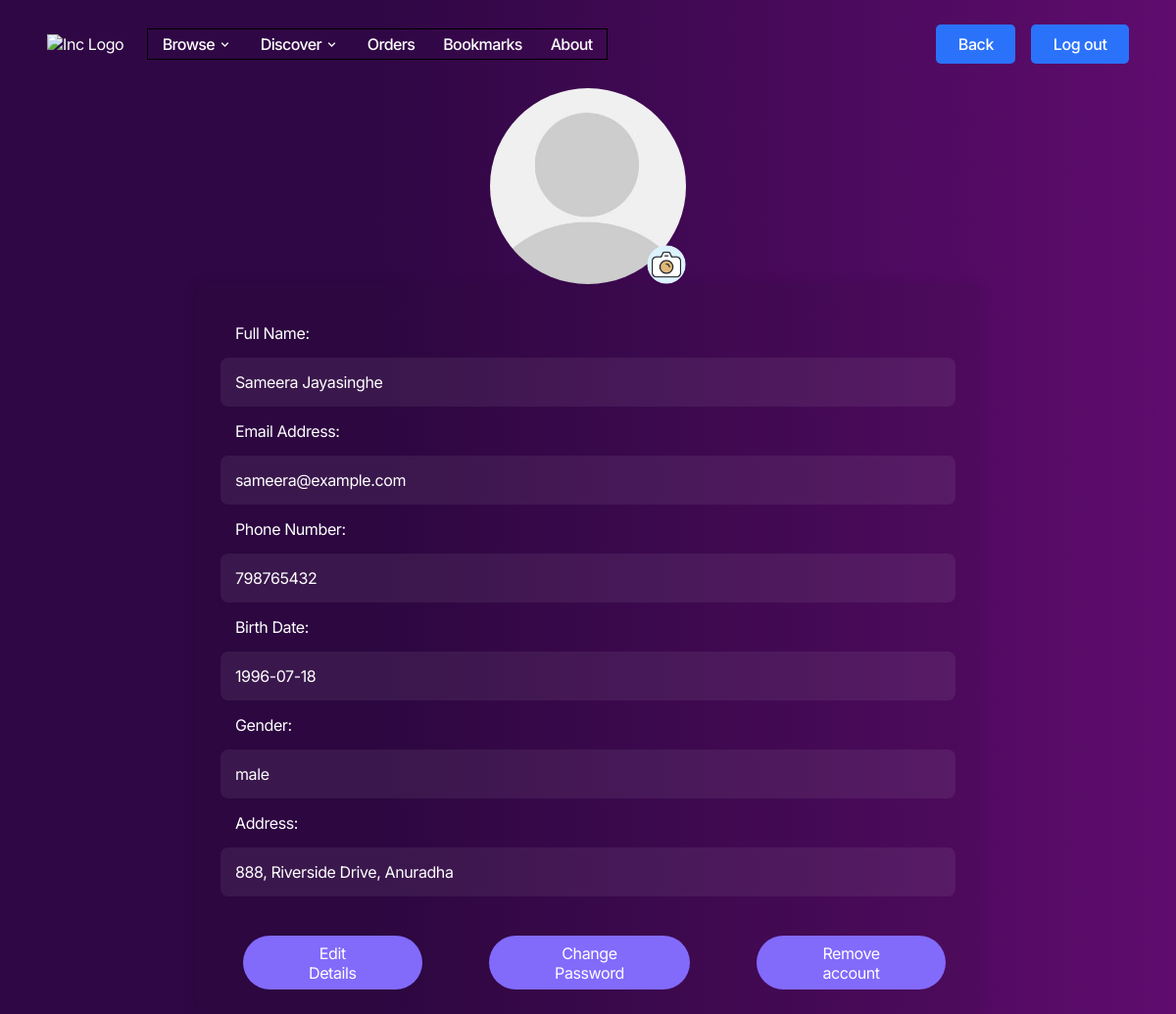
Page /users/profile (signed in) on the committed database.
### tables this page shows
CREATE TABLE `users` (
  `id` int(10) NOT NULL,
  `name` varchar(50) NOT NULL,
  `email` varchar(30) NOT NULL,
  `TelephoneNumber` int(10) NOT NULL,
  `BirthDate` date NOT NULL,
  `address` varchar(30) NOT NULL,
  `password` varchar(150) NOT NULL,
  `gender` varchar(10) NOT NULL,
  `profile_photo` varchar(255) DEFAULT NULL,
  `verification` int(10) DEFAULT NULL,
  `status` varchar(255) NOT NULL,
  `registration_date` date NOT NULL
);

### app/controllers/Users.php (called while the page is built, shortened)
<?php
class Users extends Controller
{
    private $userModel;
    public function __construct()
    {
        $this->userModel = $this->model('User');
    }
    public function profile()
    {
        $user = $this->userModel->view($_SESSION['user_id']);
        $data = [
            'name' => $user->name,
            'email' => $user->email,
            'tel_Number' => $user->TelephoneNumber,
            'date' => $user->BirthDate,
            'address' => $user->address,
            'gender' => $user->gender,
            'photo' => $user->profile_photo
        ];
        $log_data = [
            'user_type' => 'Customer',
            'user_id' => $_SESSION['user_id'],
            'log_type' => 'Manage Profile',
            'date_and_time' => date('Y-m-d H:i:s'),
            'data' => 'User viewed their profile'
        ];
        $this->userModel->addLogData($log_data);
        $this->view('users/profile', $data);
    }
}

### app/libraries/Core.php (called while the page is built, shortened)
<?php
  class Core {
    protected $currentController = 'Pages';
    protected $currentMethod = 'index';
    public function __construct(){
      $url = $this->getUrl();
      if(file_exists('../app/controllers/' . ucwords($url[0]). '.php')){
        $this->currentController = ucwords($url[0]);
        unset($url[0]);
      } else {
        require_once '../app/controllers/'. $this->currentController . '.php';
        $this->currentController = new $this->currentController;
        $this->currentController->notfound();
        return;
      }
      $this->currentController = new $this->currentController;
      if(isset($url[1])){
        if(method_exists($this->currentController, $url[1])){
          $this->currentMethod = $url[1];
          unset($url[1]);
        }
      }
      $this->params = $url ? array_values($url) : [];
      call_user_func_array([$this->currentController, $this->currentMethod], $this->params);
    }
    public function getUrl(){
      if(isset($_GET['url'])){
        $url = rtrim($_GET['url'], '/');
        $url = filter_var($url, FILTER_SANITIZE_URL);
        $url = explode('/', $url);
        return $url;
      }
    }
  }

### public/index.php (called while the page is built, shortened)
<?php
  $init = new Core;

### app/libraries/Database.php (called while the page is built, shortened)
<?php
  class Database {
    private $host = DB_HOST;
    private $user = DB_USER;
    private $pass = DB_PASS;
    private $dbname = DB_NAME;
    private $dbh;
    private $stmt;
    public function __construct(){
      $dsn = 'mysql:host=' . $this->host . ';dbname=' . $this->dbname;
      $options = array(
        PDO::ATTR_PERSISTENT => true,
        PDO::ATTR_ERRMODE => PDO::ERRMODE_EXCEPTION
      );
      try{
        $this->dbh = new PDO($dsn, $this->user, $this->pass, $options);
      } catch(PDOException $e){
        $this->error = $e->getMessage();
        echo $this->error;
      }
    }
    public function query($sql){
      $this->stmt = $this->dbh->prepare($sql);
    }
    public function bind($param, $value, $type = null){
      if(is_null($type)){
        switch(true){
          case is_int($value):
            $type = PDO::PARAM_INT;
            break;
          default:
            $type = PDO::PARAM_STR;
        }
      }
      $this->stmt->bindValue($param, $value, $type);
    }
    public function execute(){
      return $this->stmt->execute();
    }
    public function single(){
      $this->execute();
      return $this->stmt->fetch(PDO::FETCH_OBJ);
    }
  }

### app/models/User.php (called while the page is built, shortened)
<?php
class User
{
    private $db;
    public function __construct()
    {
        $this->db = new Database;
    }
    public function view($id)
    {
        $this->db->query('SELECT * FROM users WHERE id = :id AND status = "Active"');
        $this->db->bind(':id', $id);
        $results = $this->db->single();
        return $results;
    }
    public function addLogData($data){
        $this->db->query('INSERT INTO logs (user_type, user_id, date_and_time, log_type, data) VALUES(:user_type, :user_id, :date_and_time, :log_type, :data)');
        try {
            $this->db->bind(':user_type', $data['user_type']);
            $this->db->bind(':user_id', $data['user_id']);
            $this->db->bind(':date_and_time', $data['date_and_time']);
            $this->db->bind(':log_type', $data['log_type']);
            $this->db->bind(':data', $data['data']);
            if ($this->db->execute()) {
                return true;
            } else {
                return false;
            }
        } catch (PDOException $e) {
            die($e->getMessage());
        }
    }
}

### app/views/users/profile.php (the view, shortened to what this page needs)
<!DOCTYPE html>
<html lang="en">
<head>
    <link href="https://unpkg.com/boxicons@2.1.4/css/boxicons.min.css" rel="stylesheet"/>
    <link rel="stylesheet" href="<?php echo URLROOT; ?>/css/user-profile.css"/>
</head>
<body>
<?php require_once APPROOT . '/views/inc/profile-nav.php'; ?>
<div class="flex-outer">
    <div class="photo-outer">
        <div class="photo-inner">
            <img src="<?php echo URLROOT; ?>/img/mag_img/<?php echo $data['photo']?>" alt="user image" class = "photo" id="photo-1"/>
            <img src="<?php echo URLROOT; ?>/img/camera_10762333.png" alt="camera-icon"  class = "photo" id="photo-1" onclick="myfunc()"/>
        </div>
    </div>
    <div class = "bigClass">
        <div class="input-box" >
            <label>Full Name:</label>
            <label style="background: rgba(217, 212, 212, 0.08);border-radius: 8px;"><?php echo $data['name']; ?></label>
        </div>
        <div class="column">
            <div class="input-box" >
                <label>Email Address: </label>
                <label style="background: rgba(217, 212, 212, 0.08);border-radius: 8px;color: #feffff;z-index:-5;"><?php echo $data['email']; ?></label>
            </div>
            <div class="input-box">
                <label>Phone Number:</label>
                <label style="background: rgba(217, 212, 212, 0.08);border-radius: 8px;color: #feffff;"><?php echo $data['tel_Number']; ?></label>
            </div>
            <div class="input-box">
                <label>Birth Date:</label>
                <label style="background: rgba(217, 212, 212, 0.08);border-radius: 8px;"><?php echo $data['date']; ?></label>
            </div>
            <div class="input-box">
                <label>Gender:</label>
                <label style="background: rgba(217, 212, 212, 0.08);border-radius: 8px;"><?php echo $data['gender']; ?></label>
            </div>
            <div class="input-box">
                <label>Address: </label>
                <label style="background: rgba(217, 212, 212, 0.08);border-radius: 8px;"><?php echo $data['address']; ?></label><br><br>
            </div>
            <div class="llink">
                <div class="editButton" onclick="EditAcc()" id = "editButton">Edit Details</div>
                <div class="pwButton" onclick="changePassword()" id = "changepwButton">Change Password</div>
                <div class="delButton" id = "delButton" onclick="deleteAcc()">Remove account</div>
            </div>
        </div>
    </div>
</div>
</body>
</html>

### app/libraries/Controller.php (shortened to what this page needs)
<?php
  class Controller {
    public function model($model){
      return new $model();
    }
    public function view($view, $data = []){
      if(file_exists('../app/views/' . $view . '.php')){
        require_once '../app/views/' . $view . '.php';
      } else {
        die('View does not exist');
      }
    }
  }

### app/views/inc/profile-nav.php (shortened to what this page needs)
<header id="nav-menu" aria-label="navigation bar">
  <div class="container">
    <div class="nav-start">
      <a class="logo" href="<?php echo URLROOT; ?>/users">
        <img
                src="<?php echo logo; ?>"
                width="35"
                height="35"
                alt="Inc Logo"
                    />
      </a>
      <nav class="menu">
        <ul class="menu-bar">
          <li>
            <button
                    class="nav-link dropdown-btn"
                    data-dropdown="dropdown1"
                    aria-haspopup="true"
                    aria-expanded="false"
                    aria-label="browse"
                        >
                        Browse
              <i class="bx bx-chevron-down" aria-hidden="true"></i>
            </button>
          </li>
          <li>
            <button
                    class="nav-link dropdown-btn"
                    data-dropdown="dropdown2"
                    aria-haspopup="true"
                    aria-expanded="false"
                    aria-label="discover">Discover
              <i class="bx bx-chevron-down" aria-hidden="true"></i>
            </button>
          </li>
          <li><a class="nav-link" href="/">Orders</a></li>
          <li><a class="nav-link" href="/">Bookmarks</a></li>
          <li><a class="nav-link" href="/">About</a></li>
        </ul>
      </nav>
    </div>
    <div class="nav-end">
      <div class="right-container">
        <a class="btn btn-primary" href="<?php echo URLROOT; ?>/users/index">Back</a>
        <a class="btn btn-primary" id="logout" onclick="Logout()" >Log out</a>
      </div>
    </div>
  </div>
</header>

### public/css/user-profile.css (style rules this page uses)
* { margin: 0; padding: 0; box-sizing: border-box; font-family: "Inter", sans-serif; }
:root { --dark-grey: #333333; --medium-grey: #636363; --light-grey: #eeeeee; --ash: #f4f4f4; --primary-color: #2b72fb; --white: white; --border: 1px solid var(--light-grey); --shadow: rgba(0, 0, 0, 0.05) 0px 6px 24px 0px, rgba(0, 0, 0, 0.08) 0px 0px 0px 1px; }
body { font-family: inherit; color: var(--dark-grey); letter-spacing: -0.4px; height: 100vh; background: linear-gradient(90deg, rgba(47,7,68,1) 32%, rgba(95,12,110,1) 100%); background-size: cover; background-position: center; }
ul { list-style: none; }
a { text-decoration: none; color: inherit; }
button { border: none; background-color: transparent; cursor: pointer; color: inherit; }
.btn { display: block; background-color: var(--primary-color); color: var(--white); text-align: center; padding: 0.6rem 1.4rem; font-size: 1rem; font-weight: 500; border-radius: 5px; }
.logo { margin-right: 1.5rem; color: #fff; }
.container { display: flex; align-items: center; justify-content: space-between; max-width: 1600px; margin: 0 auto; column-gap: 2rem; height: 90px; padding: 1.2rem 3rem; }
.menu { position: relative; color: white; border: 1px solid black; }
.menu-bar .nav-link { font-size: 1rem; font-weight: 500; letter-spacing: -0.6px; padding: 0.3rem; min-width: 60px; margin: 0 0.6rem; }
.nav-start, .nav-end, .menu-bar, .right-container, .right-container .search { display: flex; align-items: center; }
.dropdown-btn { display: flex; align-items: center; justify-content: space-between; gap: 0.15rem; }
.right-container { display: flex; align-items: center; column-gap: 1rem; }
.flex-outer { display: flex; flex-direction: column; justify-content: space-evenly; align-items: center; }
.photo-outer { width: 200px; height: 200px; overflow: hidden; }
.photo-inner { width: 100%; height: 100%; position: relative; }
.photo-inner img { width: 100%; height: 100%; object-fit:cover; border-radius: 50%; }
.photo { top: 0; left: 0; }
.photo:first-child { z-index: 1; }
.photo:nth-child(2) { position: absolute; top:80%; left:80%; z-index: 2; height:40px; width:40px; }
.bigClass { max-width: 800px; width: 100%; background: rgba(21, 20, 20, 0.08); padding: 25px; border-radius: 8px; box-shadow: 0 0 15px rgba(0, 0, 0, 0.1); }
.input-box label { display: grid; padding: 2%; color: #feffff; }
.column { display: grid; column-gap: 15px; }
.llink { display: flex; width: 60%; }
.editButton { padding: 0 15%; display:flex; align-items: center; justify-content: center; background-color: #6e0a41; height: 55px; width: 50%; color: #fff; font-size: 1rem; font-weight: 400; margin-left: 5%; border: none; cursor: pointer; transition: all 0.2s ease; background: rgb(130, 106, 251); border-radius: 2rem; text-align:center; }
.pwButton { padding: 0 15%; display:flex; align-items: center; justify-content: center; background-color: #6e0a41; height: 55px; width: 50%; color: #fff; font-size: 1rem; font-weight: 400; margin-left: 15%; border: none; cursor: pointer; transition: all 0.2s ease; background: rgb(130, 106, 251); border-radius: 2rem; text-align:center; }
.delButton { padding: 0 15%; display:flex; align-items: center; justify-content: center; background-color: #6e0a41; height: 55px; width: 50%; color: #fff; font-size: 1rem; font-weight: 400; margin-left: 15%; border: none; cursor: pointer; transition: all 0.2s ease; background: rgb(130, 106, 251); border-radius: 2rem; text-align:center; }

### rows in the picture
users: profile_photo (picture), name "Sameera Jayasinghe", email "sameera@example.com", TelephoneNumber "798765432", BirthDate "1996-07-18", gender "male", address "888, Riverside Drive, Anuradha"
